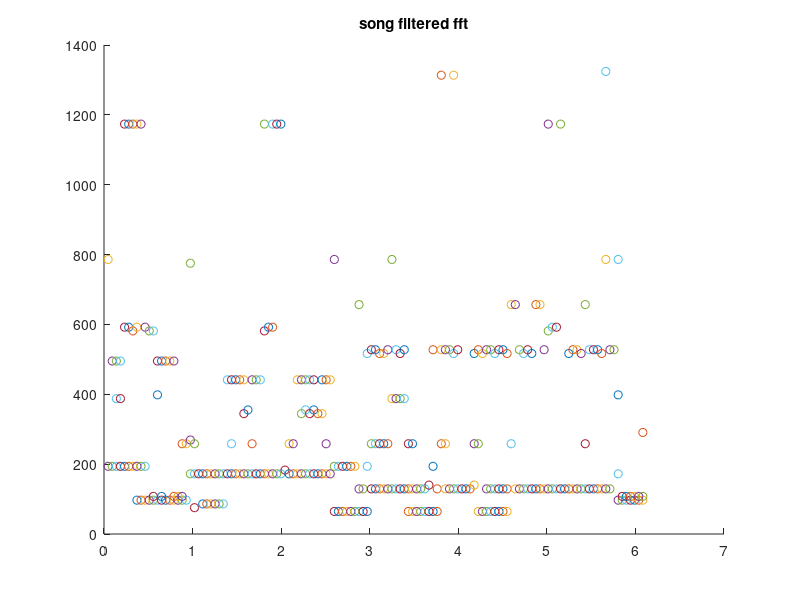
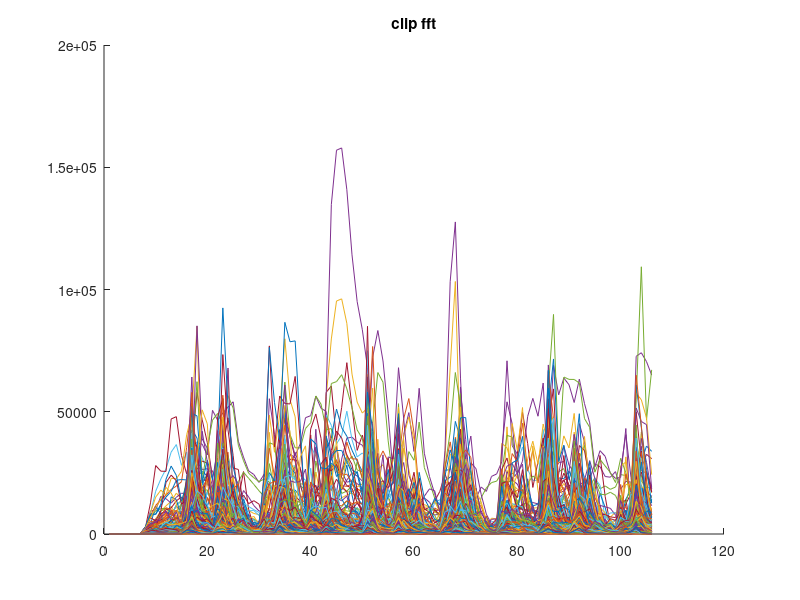
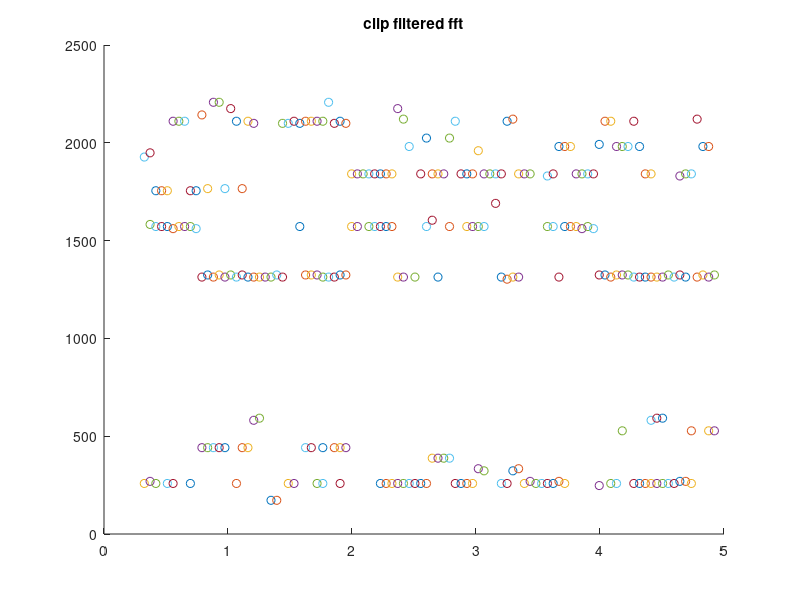

These figures' MATLAB source, in order:
%Graph the filtered output for the 5s segment of the song and the clip
%close all
overlap = 0.5;

song_out =csvread('song_filter_out.csv');
song_out = song_out(645/overlap:710/overlap,1:end);
y =size(song_out);

figure;
hold on;
title('song filtered fft');
for i =1:y(2)
    for j =1:y(1)
        if song_out(j,i) ~=0
            scatter(j*overlap*1024/11025,11025*song_out(j,i)/1024);
        end
    end
end
hold off;

%%%%%%CLIP
clip_fft =csvread('out.csv');
y =size(clip_fft);

figure;
hold on;
title('clip fft');
plot((clip_fft));
hold off;

%%%%
clip_out =csvread('clip_filter_out.csv');
y =size(clip_out);

figure;
hold on;
title('clip filtered fft');
for i =1:y(2)
    for j =1:y(1)
        if clip_out(j,i) ~=0
            scatter(j*overlap*1024/11025,11025*clip_out(j,i)/1024);
        end
    end
end
hold off;